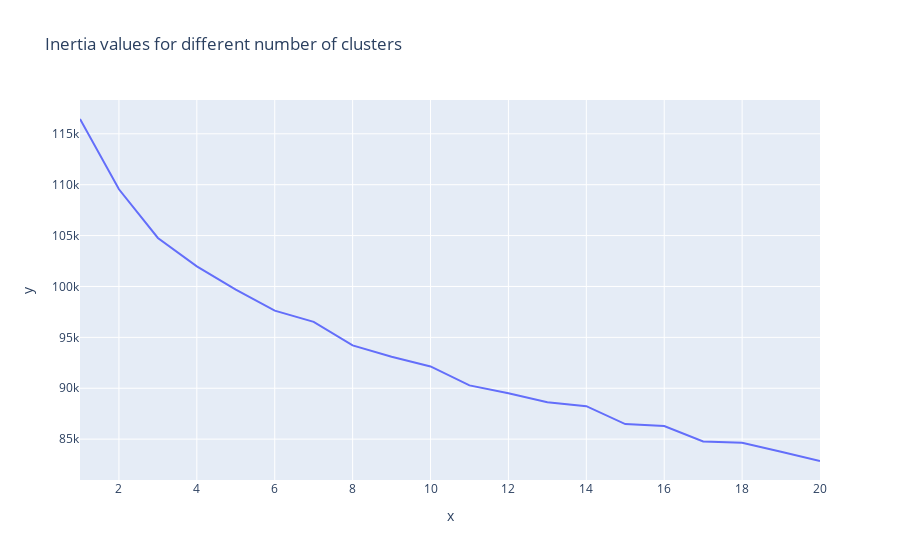

Source (notebook cell):
### Code cell
# it is hard to tell from these values where the elbow is
# so let's plot it

# let's plot our inertia values
fig = px.line(x=n_clusters, y=inertia_values, title="Inertia values for different number of clusters")
# let's show our plot
fig.show()

### Figure 1 — Plotly figure (JSON) as saved in the notebook; plotly's stock layout.template omitted (floating-point values rounded to 4 significant figures)
{"data": [{"hovertemplate": "x=%{x}<br>y=%{y}<extra></extra>", "legendgroup": "", "line": {"color": "#636efa", "dash": "solid"}, "marker": {"symbol": "circle"}, "mode": "lines", "name": "", "orientation": "v", "showlegend": false, "type": "scatter", "x": [1, 2, 3, 4, 5, 6, 7, 8, 9, 10, 11, 12, 13, 14, 15, 16, 17, 18, 19, 20], "xaxis": "x", "y": [116500.0, 109500.0, 104800.0, 102000.0, 99700.0, 97620.0, 96520.0, 94210.0, 93090.0, 92140.0, 90280.0, 89500.0, 88630.0, 88240.0, 86480.0, 86290.0, 84770.0, 84650.0, 83760.0, 82850.0], "yaxis": "y"}], "layout": {"legend": {"tracegroupgap": 0}, "title": {"text": "Inertia values for different number of clusters"}, "xaxis": {"anchor": "y", "domain": [0, 1], "title": {"text": "x"}}, "yaxis": {"anchor": "x", "domain": [0, 1], "title": {"text": "y"}}}}
